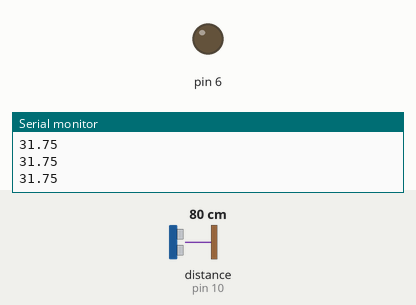
Bench run of a sketch on a simulated Arduino Uno, built with avr-gcc and run on an emulated ATmega328P. Parts: output pins drawn as LEDs (lit = HIGH), the last lines printed to the serial monitor. Wiring (inferred from the names in the program): ultrasonic range finder: trigger pin 11; echo pin 10. The inputs (shaded band) are chosen by the test bench; at power-on: distance to the obstacle (sensor on pin 10) 80 cm. The echo pulse lasts 58.3 µs per cm; pins used as bus, display or sensor lines are not drawn.

Above: at 1.2 s.
1.3 s: distance to the obstacle (sensor on pin 10) set to 177 cm
2.8 s: distance to the obstacle (sensor on pin 10) set to 185 cm
At 4.3 s:
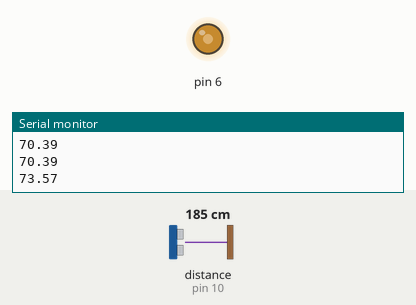
Timing chart, 0 to 5.8 s (numbered marks = the images above; inputs shaded):
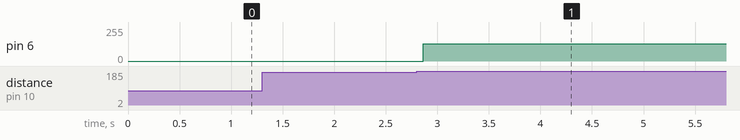

The sketch:

code.ino
```cpp
//still a work in progress
int trigPin=11; //Connect sensor trig pin to arduino
int echoPin = 10; // connection sensor pin
float pingTime;//declare measured ping time
float targetDistance;//distance to target in inches
float speedOfSound = 776.5;//speend of sound
void setup() {
  Serial.begin(9600);//starting serial monitor
  pinMode(trigPin,OUTPUT);//set trigger pin
  pinMode(echoPin,INPUT); //set echo pin
  pinMode(6,OUTPUT);

}
void loop() {
  digitalWrite(trigPin,LOW);
  delayMicroseconds(2000);
  digitalWrite(trigPin,HIGH);
  delayMicroseconds(15);
  digitalWrite(trigPin,LOW);
  delayMicroseconds(10);


  pingTime = pulseIn(echoPin,HIGH);
  pingTime=pingTime/1000000.;
  pingTime=pingTime/3600.;
  targetDistance=speedOfSound*pingTime;
  targetDistance = targetDistance/2;
  targetDistance = targetDistance*63360;
  Serial.println(targetDistance);


  while(targetDistance > 72){
    digitalWrite(6,HIGH);
    delayMicroseconds(500);
    digitalWrite(6,LOW);
    delayMicroseconds(500);
  }
}
```

Measured:
- the behaviour switches between 181 and 182 cm on distance to the obstacle (sensor on pin 10) (found by bisection; images 0 and 1)
- after the input at 2.8 s, pin 6: 0/255 → 129/255 after 0.06 s
